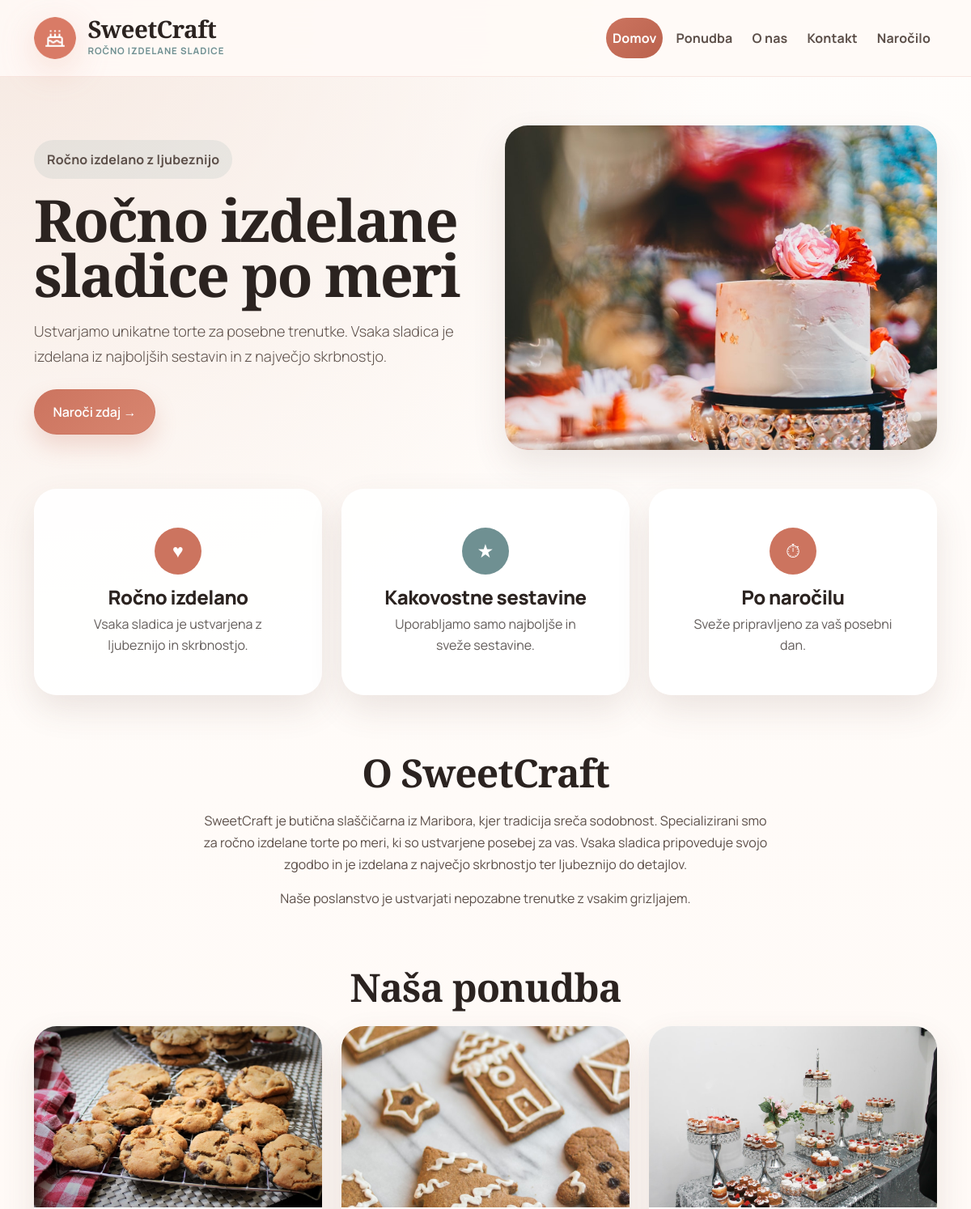
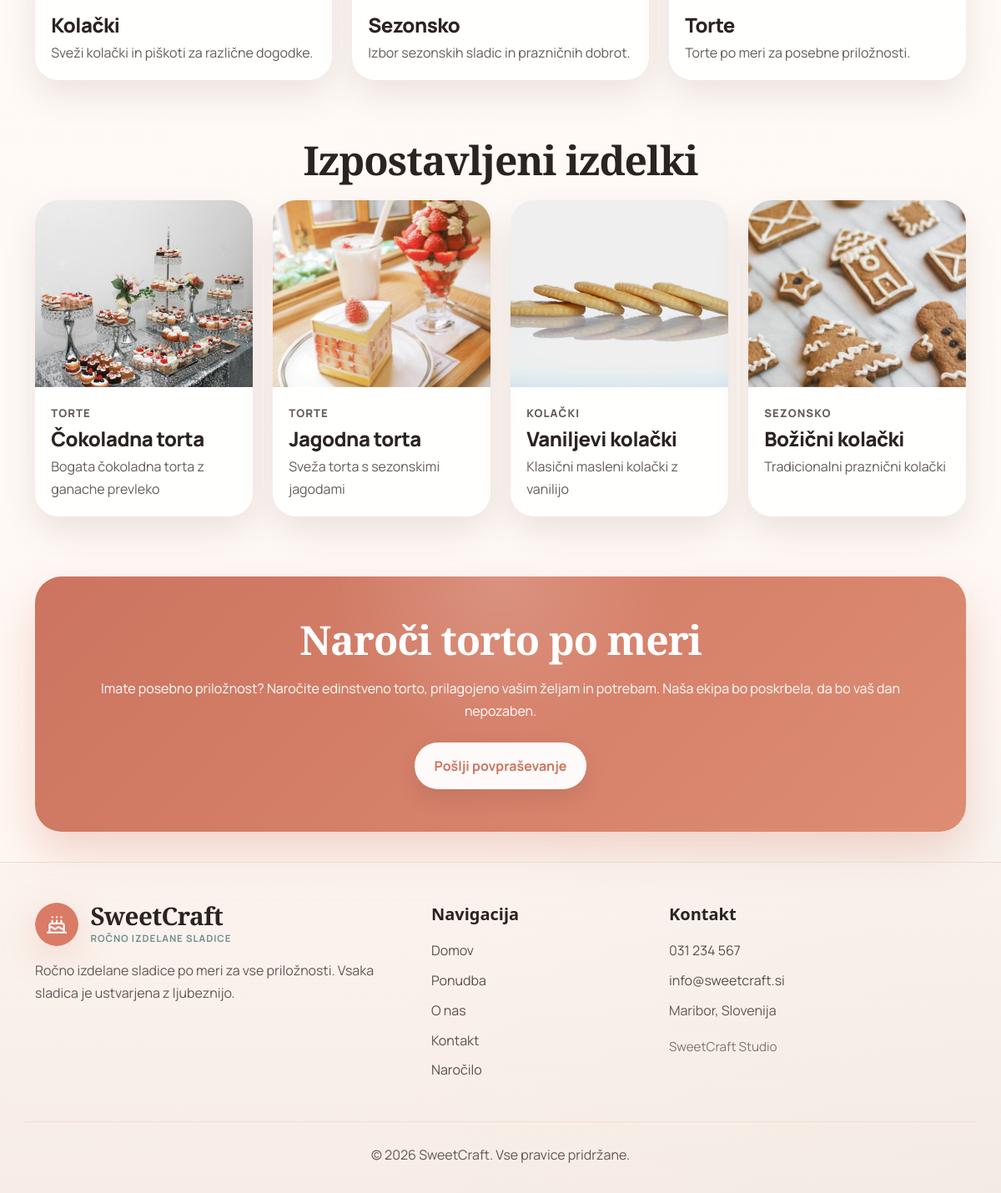
Screenshot of /data/www/domov.php with the database file from the repository (2 pictures, top to bottom).
### tables this page shows
CREATE TABLE IF NOT EXISTS products (
  id INT PRIMARY KEY AUTO_INCREMENT,
  category_id INT NOT NULL,
  name VARCHAR(150) NOT NULL,
  short_description VARCHAR(255) NOT NULL,
  description TEXT NOT NULL,
  image_path VARCHAR(255) NOT NULL,
  flavor VARCHAR(100) NOT NULL,
  size_label VARCHAR(100) NOT NULL,
  occasion_label VARCHAR(150) NOT NULL,
  CONSTRAINT fk_products_category
    FOREIGN KEY (category_id) REFERENCES categories(id)
    ON UPDATE CASCADE
    ON DELETE RESTRICT
);

CREATE TABLE IF NOT EXISTS categories (
  id INT PRIMARY KEY AUTO_INCREMENT,
  slug VARCHAR(50) NOT NULL UNIQUE,
  name VARCHAR(100) NOT NULL,
  description VARCHAR(255) NOT NULL
);

### data/www/includes/config.php (called while the page is built, shortened)
<?php
$siteConfig = [
    'name' => 'SweetCraft',
    'tagline' => 'Ročno izdelane sladice',
    'city' => 'Maribor',
    'country' => 'Slovenija',
    'phone' => '031 234 567',
    'email' => 'info@sweetcraft.si',
    'address' => [
        'line1' => 'Gosposka ulica 12',
        'line2' => '2000 Maribor',
        'line3' => 'Slovenija',
    ],
];
$navItems = [
    ['id' => 'domov', 'label' => 'Domov', 'href' => 'domov.php'],
    ['id' => 'ponudba', 'label' => 'Ponudba', 'href' => 'ponudba.php'],
    ['id' => 'o-nas', 'label' => 'O nas', 'href' => 'o-nas.php'],
    ['id' => 'kontakt', 'label' => 'Kontakt', 'href' => 'kontakt.php'],
    ['id' => 'narocilo', 'label' => 'Naročilo', 'href' => 'narocilo.php'],
];
$assetVersion = '20260601';
if (!function_exists('h')) {
    function h(null|string|int|float $value): string
    {
        return htmlspecialchars((string) $value, ENT_QUOTES, 'UTF-8');
    }
}
if (!function_exists('asset_path')) {
    function asset_path(string $path): string
    {
        global $assetVersion;
        $separator = str_contains($path, '?') ? '&' : '?';
        return $path . $separator . 'v=' . rawurlencode((string) $assetVersion);
    }
}

### data/www/includes/catalog.php (called while the page is built, shortened)
<?php
function fetch_categories(?PDO $pdo): array
{
    $statement = $pdo->query(
        'SELECT id, slug, name, description FROM categories ORDER BY name'
    );
    return $statement->fetchAll();
}
function fetch_products(?PDO $pdo): array
{
    $statement = $pdo->query(
        <<<SQL
        SELECT
          p.id,
          p.category_id,
          p.name,
          p.short_description,
          p.description,
          p.image_path,
          p.flavor,
          p.size_label,
          p.occasion_label,
          c.slug AS category_slug,
          c.name AS category_name,
          c.description AS category_description
        FROM products p
        INNER JOIN categories c ON c.id = p.category_id
        ORDER BY c.name, p.name
        SQL
    );
    return array_map('normalize_product_record', $statement->fetchAll());
}
function fetch_featured_products(?PDO $pdo, array $featuredIds = [1, 2, 4, 7]): array
{
    $products = fetch_products($pdo);
    $byId = [];
    foreach ($products as $product) {
        $byId[(int) $product['id']] = $product;
    }
    $featured = [];
    foreach ($featuredIds as $productId) {
        if (isset($byId[$productId])) {
            $featured[] = $byId[$productId];
        }
    }
    if ($featured !== []) {
        return $featured;
    }
    return array_slice($products, 0, 4);
}
function fetch_category_cards(?PDO $pdo): array
{
    $categories = fetch_categories($pdo);
    $products = fetch_products($pdo);
    $previewByCategory = [];
    foreach ($products as $product) {
        $slug = $product['category'];
        if (!isset($previewByCategory[$slug])) {
            $previewByCategory[$slug] = $product['image'];
        }
    }
    return array_map(
        static function (array $category) use ($previewByCategory): array {
            return [
                'id' => $category['slug'],
                'title' => $category['name'],
                'description' => $category['description'],
                'image' => $previewByCategory[$category['slug']] ?? 'slike/plates-with-sweets.jpg',
            ];
        },
        $categories
    );
}
function normalize_product_record(array $product): array
{
    return [
        'id' => (int) $product['id'],
        'categoryId' => (int) $product['category_id'],
        'name' => $product['name'],
        'shortDescription' => $product['short_description'],
        'description' => $product['description'],
        'image' => $product['image_path'],
        'flavor' => $product['flavor'],
        'size' => $product['size_label'],
        'occasion' => $product['occasion_label'],
        'category' => $product['category_slug'],
        'categoryLabel' => $product['category_name'],
        'categoryDescription' => $product['category_description'],
    ];
}

### data/www/domov.php (the view, shortened to what this page needs)
<?php
require_once __DIR__ . '/includes/database.php';
require_once __DIR__ . '/includes/catalog.php';
$databaseStatusMessage = '';
$pdo = connect_database($databaseStatusMessage);
$categoryCards = fetch_category_cards($pdo);
$featuredProducts = fetch_featured_products($pdo);
$pageId = 'domov';
require __DIR__ . '/includes/head.php';
?>
<main class="page-main flex-grow-1">
  <section class="hero-section">
    <div class="container">
      <div class="row align-items-center g-5">
        <div class="col-lg-6">
          <div class="hero-copy">
            <p class="hero-badge mb-3">Ročno izdelano z ljubeznijo</p>
            <h1>Ročno izdelane sladice po meri</h1>
            <p class="lead mb-4">
              Ustvarjamo unikatne torte za posebne trenutke. Vsaka sladica
              je izdelana iz najboljših sestavin in z največjo skrbnostjo.
            </p>
            <a class="btn btn-primary hero-cta-btn" href="narocilo.php">Naroči zdaj →</a>
          </div>
        </div>
        <div class="col-lg-6">
          <figure class="hero-media mb-0">
            <img src="slike/cake-with-rose.jpg" alt="Elegantna torta" />
          </figure>
        </div>
      </div>
    </div>
  </section>
  <section class="page-section pt-0">
    <div class="container">
      <div class="row g-4 row-cols-1 row-cols-md-2 row-cols-xl-3">
        <div class="col">
          <article class="card feature-card h-100 border-0 text-center">
            <div class="card-body p-4 p-xl-5">
              <div class="feature-icon">♥</div>
              <h2 class="h4">Ročno izdelano</h2>
              <p class="mb-0">
                Vsaka sladica je ustvarjena z ljubeznijo in skrbnostjo.
              </p>
            </div>
          </article>
        </div>
        <div class="col">
          <article class="card feature-card h-100 border-0 text-center">
            <div class="card-body p-4 p-xl-5">
              <div class="feature-icon is-accent">★</div>
              <h2 class="h4">Kakovostne sestavine</h2>
              <p class="mb-0">
                Uporabljamo samo najboljše in sveže sestavine.
              </p>
            </div>
          </article>
        </div>
        <div class="col">
          <article class="card feature-card h-100 border-0 text-center">
            <div class="card-body p-4 p-xl-5">
              <div class="feature-icon">⏱</div>
              <h2 class="h4">Po naročilu</h2>
              <p class="mb-0">Sveže pripravljeno za vaš posebni dan.</p>
            </div>
          </article>
        </div>
      </div>
    </div>
  </section>
  <section class="page-section section-band">
    <div class="container">
      <article class="center-copy text-center">
        <h2 class="section-title">O SweetCraft</h2>
        <p>
          SweetCraft je butična slaščičarna iz Maribora, kjer tradicija
          sreča sodobnost. Specializirani smo za ročno izdelane torte po
          meri, ki so ustvarjene posebej za vas. Vsaka sladica pripoveduje
          svojo zgodbo in je izdelana z največjo skrbnostjo ter ljubeznijo
          do detajlov.
        </p>
        <p class="mb-0">
          Naše poslanstvo je ustvarjati nepozabne trenutke z vsakim
          grizljajem.
        </p>
      </article>
    </div>
  </section>
  <section class="page-section">
    <div class="container">
      <header class="center-copy text-center mb-4">
        <h2 class="section-title mb-3">Naša ponudba</h2>
      </header>
      <div class="row g-4 row-cols-1 row-cols-md-2 row-cols-xl-3">
        <?php foreach ($categoryCards as $category): ?>
          <div class="col">
            <a
              class="card-link d-block h-100"
              href="ponudba.php?filter=<?= h($category['id']) ?>"
            >
              <article class="card category-card h-100 border-0 overflow-hidden">
                <div class="card-media category-card-media">
                  <img src="<?= h($category['image']) ?>" alt="<?= h($category['title']) ?>" />
                </div>
                <div class="card-body p-4">
                  <h3 class="h4"><?= h($category['title']) ?></h3>
                  <p class="mb-0"><?= h($category['description']) ?></p>
                </div>
              </article>
            </a>
          </div>
        <?php endforeach; ?>
      </div>
    </div>
  </section>
  <section class="page-section section-soft">
    <div class="container">
      <header class="center-copy text-center mb-4">
        <h2 class="section-title mb-3">Izpostavljeni izdelki</h2>
      </header>
      <div class="row g-4 row-cols-1 row-cols-md-2 row-cols-xl-4">
        <?php foreach ($featuredProducts as $product): ?>
          <div class="col">
            <a class="card-link d-block h-100" href="izdelek.php?id=<?= h($product['id']) ?>">
              <article class="card product-card h-100 border-0 overflow-hidden">
                <div class="card-media product-card-media">
                  <img src="<?= h($product['image']) ?>" alt="<?= h($product['name']) ?>" />
                </div>
                <div class="card-body p-4">
                  <p class="eyebrow"><?= h($product['categoryLabel']) ?></p>
                  <h3 class="h4"><?= h($product['name']) ?></h3>
                  <p class="mb-0"><?= h($product['shortDescription']) ?></p>
                </div>
              </article>
            </a>
          </div>
        <?php endforeach; ?>
      </div>
    </div>
  </section>
  <section class="page-section">
    <div class="container">
      <aside class="cta-banner">
        <h2 class="section-title">Naroči torto po meri</h2>
        <p class="mb-4">
          Imate posebno priložnost? Naročite edinstveno torto, prilagojeno
          vašim željam in potrebam. Naša ekipa bo poskrbela, da bo vaš dan
          nepozaben.
        </p>
        <a class="btn btn-light" href="narocilo.php">Pošlji povpraševanje</a>
      </aside>
    </div>
  </section>
</main>
<?php require __DIR__ . '/includes/footer.php'; ?>

### data/www/includes/head.php (shortened to what this page needs)
<?php
require_once __DIR__ . '/config.php';
$pageId = $pageId ?? '';
?>
<!doctype html>
<html lang="sl">
  <head>
    <link rel="stylesheet" href="<?= h(asset_path('css/style.css')) ?>" />
  </head>
  <body class="d-flex flex-column min-vh-100"<?= $pageId !== '' ? ' data-page="' . h($pageId) . '"' : '' ?>>
    <?php require __DIR__ . '/header.php'; ?>

### data/www/includes/header.php (shortened to what this page needs)
<header class="site-header">
  <nav class="navbar navbar-expand-md" aria-label="Glavna navigacija">
    <div class="container">
      <a class="navbar-brand brand" href="domov.php" aria-label="SweetCraft domov">
        <span class="brand-mark">
          <img class="brand-mark-img" src="slike/ikona-logo.png" alt="" aria-hidden="true" />
        </span>
        <span class="brand-copy">
          <strong><?= h($siteConfig['name']) ?></strong>
          <small><?= h($siteConfig['tagline']) ?></small>
        </span>
      </a>
      <div class="collapse navbar-collapse justify-content-md-end" id="siteNavbar">
        <ul class="navbar-nav ms-auto align-items-md-center gap-md-2">
          <?php foreach ($navItems as $item): ?>
            <?php $isActive = $pageId === $item['id']; ?>
            <li class="nav-item">
              <a
                class="nav-link<?= $isActive ? ' active' : '' ?>"
                href="<?= h($item['href']) ?>"
                <?= $isActive ? 'aria-current="page"' : '' ?>
              >
                <?= h($item['label']) ?>
              </a>
            </li>
          <?php endforeach; ?>
        </ul>
      </div>
    </div>
  </nav>
</header>

### data/www/includes/footer.php (shortened to what this page needs)
<?php
$phoneHref = 'tel:' . preg_replace('/\s+/', '', $siteConfig['phone']);
$emailHref = 'mailto:' . $siteConfig['email'];
?>
<footer class="site-footer mt-auto">
  <div class="container py-5">
    <div class="row g-4">
      <section class="col-lg-5">
        <div class="brand footer-brand">
          <span class="brand-mark">
            <img class="brand-mark-img" src="slike/ikona-logo.png" alt="" aria-hidden="true" />
          </span>
          <span class="brand-copy">
            <strong><?= h($siteConfig['name']) ?></strong>
            <small><?= h($siteConfig['tagline']) ?></small>
          </span>
        </div>
        <p class="footer-copy mb-0">
          Ročno izdelane sladice po meri za vse priložnosti. Vsaka sladica je ustvarjena z ljubeznijo.
        </p>
      </section>
      <nav class="col-sm-6 col-lg-3" aria-label="Povezave v nogi">
        <h2 class="footer-title">Navigacija</h2>
        <ul class="footer-links list-unstyled mb-0">
          <?php foreach ($navItems as $item): ?>
            <li><a class="footer-link" href="<?= h($item['href']) ?>"><?= h($item['label']) ?></a></li>
          <?php endforeach; ?>
        </ul>
      </nav>
      <section class="col-sm-6 col-lg-4">
        <h2 class="footer-title">Kontakt</h2>
        <address class="footer-contact mb-0">
          <p><a class="footer-link" href="<?= h($phoneHref) ?>"><?= h($siteConfig['phone']) ?></a></p>
          <p><a class="footer-link" href="<?= h($emailHref) ?>"><?= h($siteConfig['email']) ?></a></p>
          <p class="mb-0"><?= h($siteConfig['city']) ?>, <?= h($siteConfig['country']) ?></p>
        </address>
        <p class="mt-3 mb-0"><a class="footer-link footer-link-muted" href="studio.php">SweetCraft Studio</a></p>
      </section>
    </div>
  </div>
  <div class="container footer-bottom">
    <p class="mb-0">&copy; 2026 SweetCraft. Vse pravice pridržane.</p>
  </div>
</footer>
  </body>
</html>

### rows the page displays
products: image_path (picture), category.name "Kolački", category.description "Sveži kolački in piškoti za različne dogodke."
products: image_path (picture), category.name "Sezonsko", category.description "Izbor sezonskih sladic in prazničnih dobrot.", category.name "SEZONSKO", name "Božični kolački", short_description "Tradicionalni praznični kolački"
products: image_path (picture), category.name "Torte", category.description "Torte po meri za posebne priložnosti.", category.name "TORTE", name "Čokoladna torta", short_description "Bogata čokoladna torta z ganache prevleko"
products: image_path (picture), category.name "TORTE", name "Jagodna torta", short_description "Sveža torta s sezonskimi jagodami"
products: image_path (picture), category.name "KOLAČKI", name "Vaniljevi kolački", short_description "Klasični masleni kolački z vanilijo"

### other values shown
$siteConfig['name'] "SweetCraft"
$siteConfig['tagline'] "ROČNO IZDELANE SLADICE"
$item['label'] "Domov"
$item['label'] "Ponudba"
$item['label'] "O nas"
$item['label'] "Kontakt"
$item['label'] "Naročilo"
$siteConfig['phone'] "031 234 567"
$siteConfig['email'] "info@sweetcraft.si"
$siteConfig['city'] "Maribor"
$siteConfig['country'] "Slovenija"
